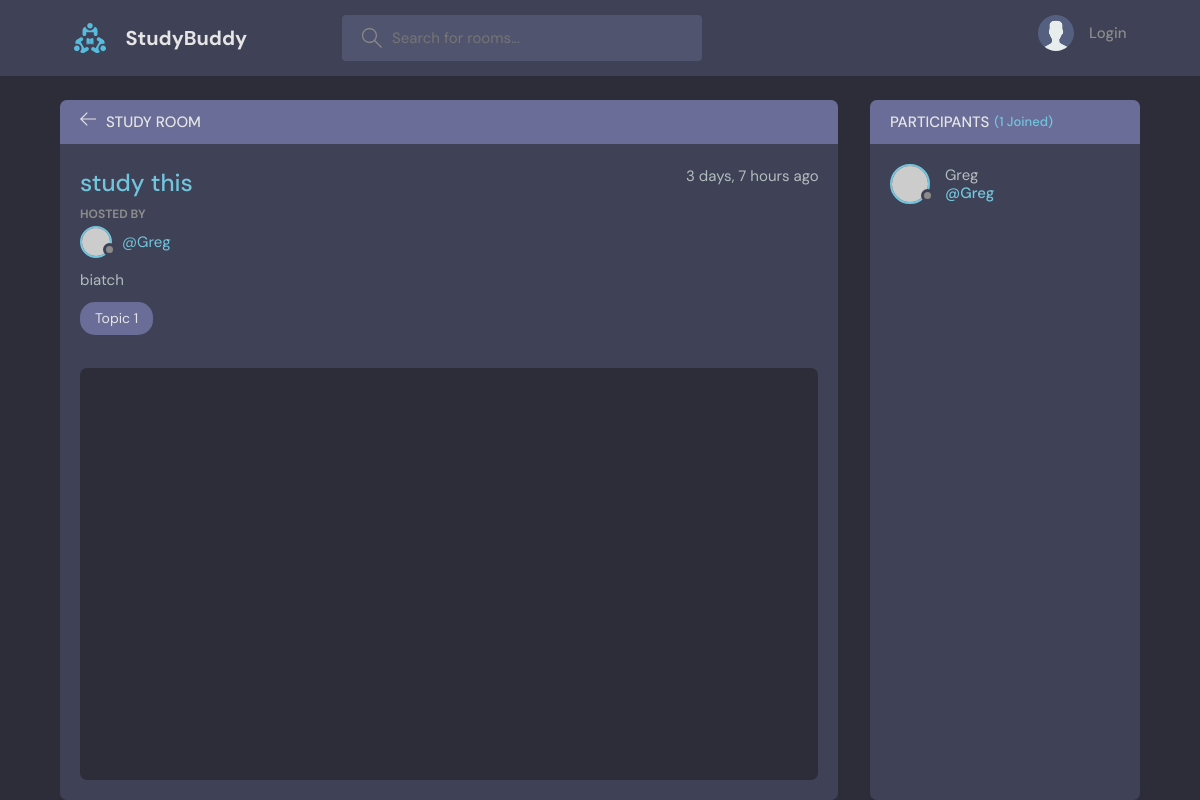
The page /room/24/ on the database as committed earlier.
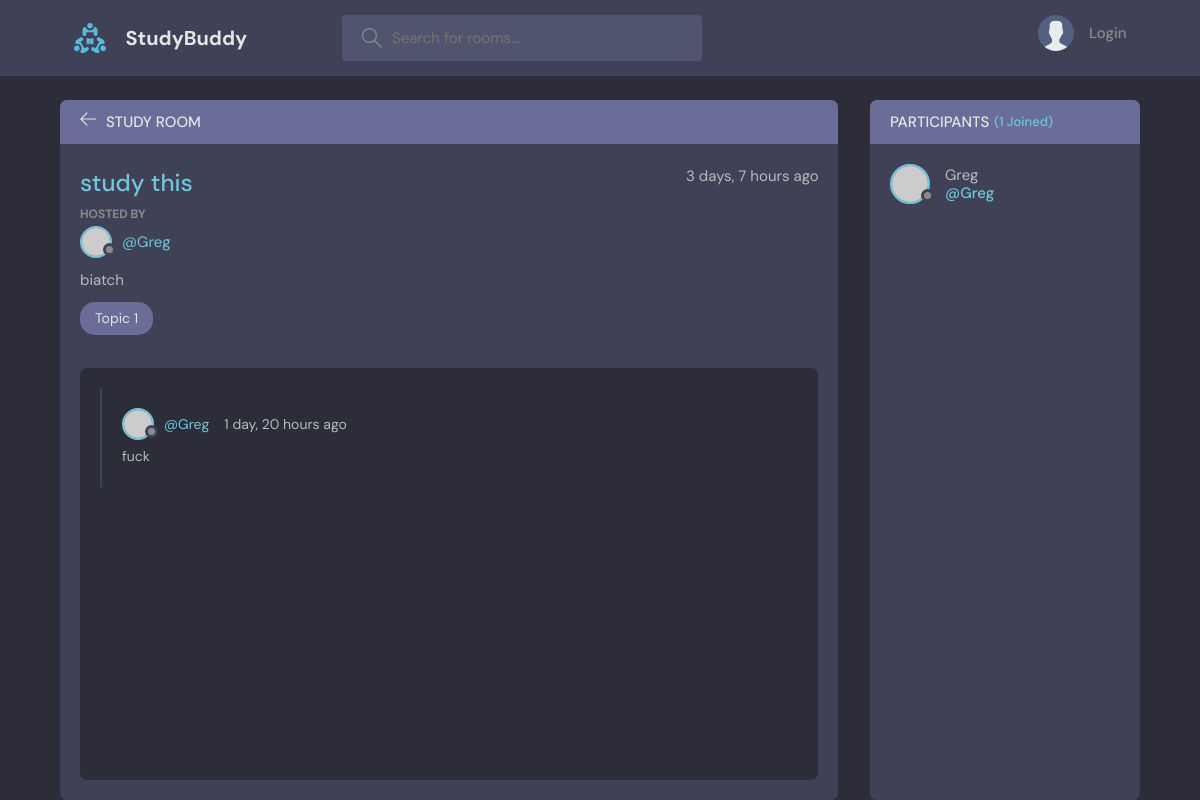
The same page on the database as committed later.
### base/models.py (models this page shows, shortened)
class Message(models.Model):
    user = models.ForeignKey(User, on_delete=models.CASCADE)
    room = models.ForeignKey(Room, on_delete=models.CASCADE)  # Cascade means if the foreign key is deleted, this
    body = models.TextField()
    updated = models.DateTimeField(auto_now=True)
    created = models.DateTimeField(auto_now_add=True)
    class Meta:
        ordering = ['-updated', '-created']

### base/views.py (the view, shortened to what this page needs)
# urls.py: path('room/<str:pk>/', views.room, name="room"),
def room(request, pk):
    room = Room.objects.get(id=pk)
    messages = room.message_set.all().order_by('-created')  # This is the most important thing about django query
    participants = room.participants.all()
    if request.user.is_authenticated:
        user_messages = request.user.message_set.all().order_by('-created')  # Here's an example of getting all user
    else:
        user_messages = None
    context = {'room': room, 'room_messages': messages, 'user_messages': user_messages, 'participants': participants}
    return render(request, 'Base/Room.html', context)

### base/Templates/Base/room.html (shortened to what this page needs)
{% extends 'MainTemplate.html' %}
{% block content %}
  <body>
    <main class="profile-page layout layout--2">
      <div class="container">
        <div class="room">
          <div class="room__top">
            <div class="room__topLeft">
              <a href="{%url 'home'%}">
                <svg version="1.1" xmlns="http://www.w3.org/2000/svg" width="32" height="32" viewBox="0 0 32 32">
                  <title>arrow-left</title>
                  <path
                    d="M13.723 2.286l-13.723 13.714 13.719 13.714 1.616-1.611-10.96-10.96h27.625v-2.286h-27.625l10.965-10.965-1.616-1.607z"
                  ></path>
                </svg>
              </a>
              <h3>Study Room</h3>
            </div>
          </div>
          <div class="room__box scroll">
            <div class="room__header scroll">
              <div class="room__info">
                <h3>{{room.name}}</h3>
                <span>{{room.created|timesince}} ago</span>
              </div>
              <div class="room__hosted">
                <p>Hosted By</p>
                <a href="{% url 'user-profile' room.host.id %}" class="room__author">
                  <div class="avatar avatar--small">
                    <img src="https://randomuser.me/api/portraits/men/37.jpg" />
                  </div>
                  <span>@{{room.host}}</span>
                </a>
              </div>
              <div class="room__details">
                {{room.description}}
              </div>
              <span class="room__topics">{{room.topic.name}}</span>
            </div>
            <div class="room__conversation">
              <div class="threads scroll">
                {% for message in room_messages %}
                <div class="thread">
                  <div class="thread__top">
                    <div class="thread__author">
                      <a href="{% url 'user-profile' message.user.id %}" class="thread__authorInfo">
                        <div class="avatar avatar--small">
                          <img src="https://randomuser.me/api/portraits/men/37.jpg"/>
                        </div>
                        <span>@{{message.user.username}}</span>
                      </a>
                      <span class="thread__date">{{message.created|timesince}} ago</span>
                    </div>
                  </div>
                  <div class="thread__details">
                    {{message.body}}
                  </div>
                </div>
                {% endfor %}
              </div>
            </div>
          </div>
        </div>
        <div class="participants">
          <h3 class="participants__top">Participants <span>({{room.participants.all.count}} Joined)</span></h3>
          <div class="participants__list scroll">
            {% for user in participants %}
            <a href="{% url 'user-profile' user.id %}" class="participant">
              <div class="avatar avatar--medium">
                <img src="https://randomuser.me/api/portraits/men/37.jpg"/>
              </div>
              <p>
                {{user.username}}
                <span>@{{user}}</span>
              </p>
            </a>
            {% endfor %}
          </div>
        </div>
      </div>
    </main>
  </body>
{% endblock %}

Rows that differ between the two databases and show on the page:
added Message: user.username "Greg", created "1 day, 20 hours", body "fuck"
